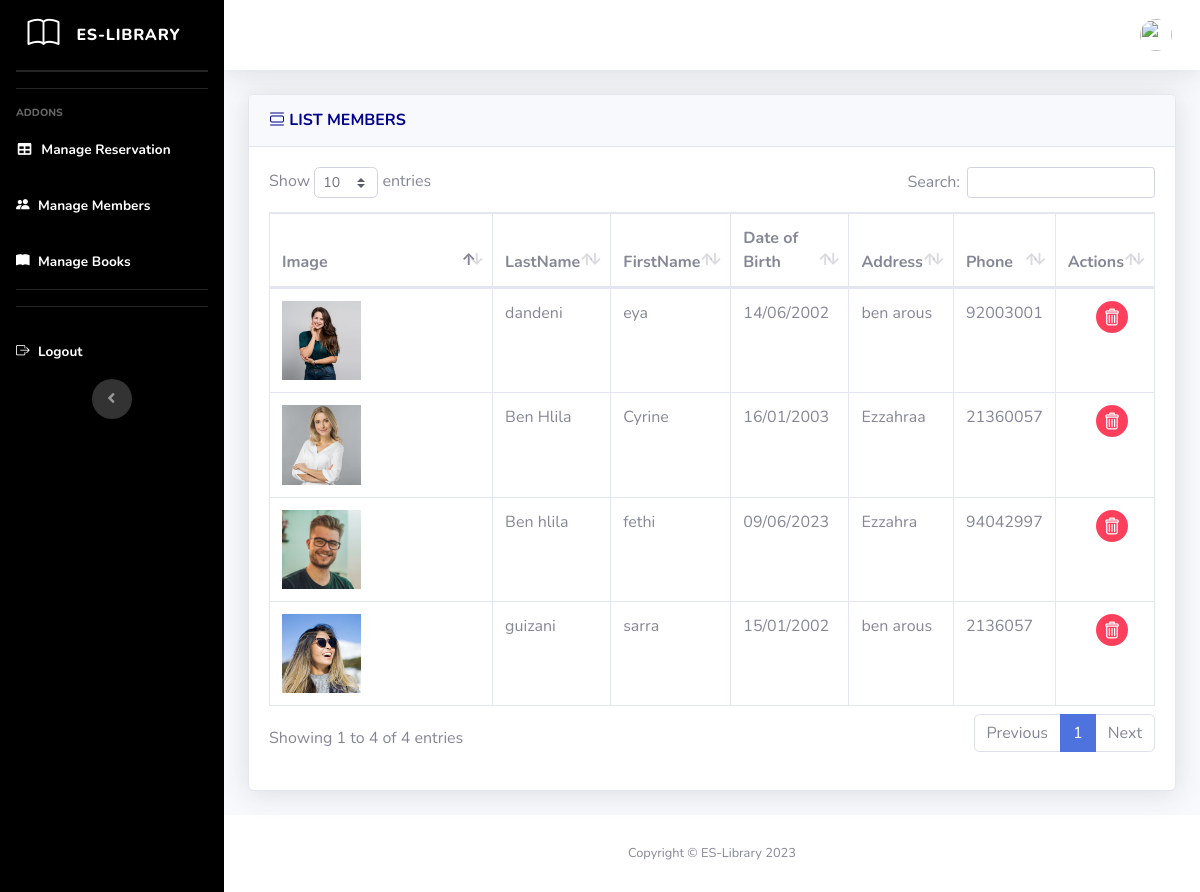
The app's page /admin_pages/tables_member.php with its own data.
### tables this page shows
CREATE TABLE `membre` (
  `id` int(11) NOT NULL,
  `cin` int(11) NOT NULL,
  `Image` text NOT NULL,
  `nom` varchar(30) NOT NULL,
  `prenom` varchar(30) NOT NULL,
  `date_naissance` date NOT NULL,
  `adresse` varchar(40) NOT NULL,
  `num_tel` int(11) NOT NULL,
  `login` varchar(40) NOT NULL,
  `password` varchar(40) NOT NULL
);

### config/config.php (called while the page is built)
<?php
class config
{
    function getConnexion()
    {
        $host = "localhost";
        $user = "root";
        $pas = "";
        $bd = "gestion_biblio";
        try {
            $cnx = new mysqli($host, $user, $pas, $bd);
            return $cnx;
        } catch (Exception $e) {
            echo "Problème de connexion à la BD." . $e->getMessage();
        }
    }
}

### class/fn_admin.php (called while the page is built, shortened)
<?php
class fn_admin
{
    protected $cnx;
    function __construct()
    {
        $db = new config();
        $this->cnx = $db->getConnexion();
    }
    function findAllMembre()
    {
        $sql = "select * from membre";
        $stmt = mysqli_prepare($this->cnx, $sql);
        mysqli_stmt_execute($stmt);
        $result = mysqli_stmt_get_result($stmt);
        $rows = [];
        while ($row = mysqli_fetch_assoc($result)) {
            $rows[] = $row;
        }
        return $rows;
    }
}

### admin_pages/tables_member.php (the view, shortened to what this page needs)
<?php
require_once "../config/config.php";
require_once "../class/fn_admin.php";
?>
<!DOCTYPE html>
<html lang="en">
<head>
    <link href="../assets/vendor/bootstrap-icons/bootstrap-icons.css" rel="stylesheet">
    <link href="vendor/fontawesome-free/css/all.min.css" rel="stylesheet" type="text/css">
    <link href="css/sb-admin-2.min.css" rel="stylesheet">
    <link href="vendor/datatables/dataTables.bootstrap4.min.css" rel="stylesheet">
</head>
<body id="page-top">
    <div id="wrapper">
        <ul class="navbar-nav  sidebar sidebar-dark accordion" id="accordionSidebar" style="background-color:black">
            <a class="sidebar-brand d-flex align-items-center justify-content-center" href="dashboard_ad.php">
                <div class="sidebar-brand-icon rotate">
                    <i class="bi bi-book"></i>
                </div>
                <div class="sidebar-brand-text mx-3">ES-Library</div>
            </a>
            <hr class="sidebar-divider my-0">
            <hr class="sidebar-divider">
            <hr class="sidebar-divider">
            <div class="sidebar-heading">
                Addons
            </div>
            <li class="nav-item active">
                <a class="nav-link" href="dashboard_ad.php">
                    <i class="fas fa-fw fa-table"></i>
                    <span>Manage Reservation</span></a>
            </li>
            <li class="nav-item active">
                <a class="nav-link" href="tables_member.php">
                    <i class="bi bi-people-fill"></i>
                    <span>Manage Members</span></a>
            </li>
            <li class="nav-item active">
                <a class="nav-link" href="tables-books.php">
                    <i class="bi bi-book-fill"></i>
                    <span>Manage Books</span></a>
            </li>
            <hr class="sidebar-divider d-none d-md-block">
            <hr class="sidebar-divider">
            <li class="nav-item active">
                <a class="nav-link" href="../logout.php" data-toggle="modal" data-target="#Modal">
                    <i class="bi bi-box-arrow-right"></i>
                    <span>Logout</span></a>
            </li>
            <div class="text-center d-none d-md-inline">
                <button class="rounded-circle border-0" id="sidebarToggle"></button>
            </div>
        </ul>
        <div id="content-wrapper" class="d-flex flex-column">
            <div id="content">
                <nav class="navbar navbar-expand navbar-light bg-white topbar mb-4 static-top shadow">
                    <ul class="navbar-nav ml-auto">
                        <li class="nav-item dropdown no-arrow">
                            <a class="nav-link dropdown-toggle" href="#" id="userDropdown" role="button" data-toggle="dropdown" aria-haspopup="true" aria-expanded="false">
                                <img class="img-profile rounded-circle" src="../assets/img/<?= $app[0]['Image'] ?>">
                            </a>
                        </li>
                    </ul>
                </nav>
                <div class="container-fluid">
                    <div class="card shadow mb-4">
                        <div class="card-header py-3">
                            <h6 class="m-0 font-weight-bold " style="color:darkblue;"><i class="bi bi-view-list"></i> LIST MEMBERS</h6>
                        </div>
                        <div class="card-body">
                            <div class="table">
                                <table class="table table-bordered" id="dataTable" width="100%" cellspacing="0">
                                    <thead>
                                        <tr>
                                            <th>Image</th>
                                            <th>LastName</th>
                                            <th>FirstName</th>
                                            <th>Date of Birth</th>
                                            <th>Address</th>
                                            <th>Phone</th>
                                            <th>Actions</th>
                                        </tr>
                                    </thead>
                                    <tbody>
                                        <?php
                                        $admin = new fn_admin();
                                        $rows = $admin->findAllMembre();
                                        foreach ($rows as $row) {
                                        ?>
                                            <tr>
                                                <td><img src="../assets/img/<?= $row['Image'] ?> " class="img-fluid image-petite" style="width:40%"></td>
                                                <td><?php echo $row['nom']; ?></td>
                                                <td><?php echo $row['prenom']; ?></td>
                                                <td><?php $date = $row['date_naissance'];
                                                    echo $date_formatte = date('d/m/Y', strtotime($date)); ?></td>
                                                <td><?php echo $row['adresse']; ?></td>
                                                <td><?php echo $row['num_tel']; ?></td>
                                                <td>
                            </div>
                            <a href="delete_membre.php?delid=<?php echo ($row['id']);  ?>" style="font-size:12px; margin-left:38%;" data-toggle="modal" data-target="#logoutModal"><img src="../images/delete.png" alt="" srcset=""></a>
                        <?php
                                        }
                        ?>
                        </div>
                    </div>
                </div>
        <footer class="sticky-footer bg-white">
            <div class="container my-auto">
                <div class="copyright text-center my-auto">
                    <span>Copyright &copy; ES-Library 2023</span>
                </div>
            </div>
        </footer>
</body>
</html>

### records on screen
membre: Image (picture), nom "dandeni", prenom "eya", date_naissance "14/06/2002", adresse "ben arous", num_tel "92003001"
membre: Image (picture), nom "Ben Hlila", prenom "Cyrine", date_naissance "16/01/2003", adresse "Ezzahraa", num_tel "21360057"
membre: Image (picture), nom "Ben hlila", prenom "fethi", date_naissance "09/06/2023", adresse "Ezzahra", num_tel "94042997"
membre: Image (picture), nom "guizani", prenom "sarra", date_naissance "15/01/2002", adresse "ben arous", num_tel "2136057"
